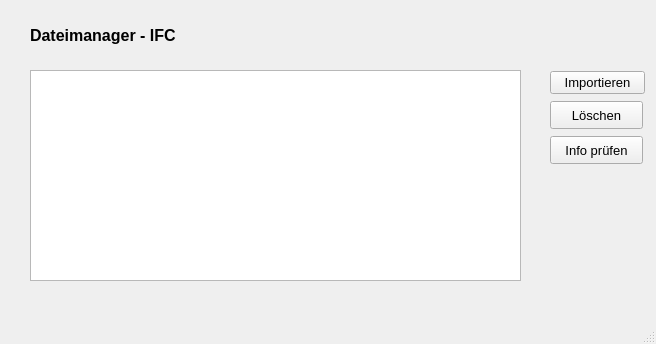
<?xml version="1.0" encoding="UTF-8"?>
<ui version="4.0">
 <class>ifcManagementWindow</class>
 <widget class="QMainWindow" name="ifcManagementWindow">
  <property name="geometry">
   <rect>
    <x>0</x>
    <y>0</y>
    <width>656</width>
    <height>344</height>
   </rect>
  </property>
  <property name="windowTitle">
   <string>Manage IFC Window</string>
  </property>
  <widget class="QWidget" name="centralwidget">
   <widget class="CustomListWidget" name="list_ifc">
    <property name="geometry">
     <rect>
      <x>30</x>
      <y>70</y>
      <width>491</width>
      <height>211</height>
     </rect>
    </property>
   </widget>
   <widget class="QLabel" name="lbl_BIMModels_title">
    <property name="geometry">
     <rect>
      <x>30</x>
      <y>20</y>
      <width>181</width>
      <height>31</height>
     </rect>
    </property>
    <property name="font">
     <font>
      <family>Arial</family>
      <pointsize>12</pointsize>
      <weight>75</weight>
      <bold>true</bold>
     </font>
    </property>
    <property name="text">
     <string>Dateimanager - IFC</string>
    </property>
   </widget>
   <widget class="QWidget" name="layoutWidget">
    <property name="geometry">
     <rect>
      <x>550</x>
      <y>70</y>
      <width>95</width>
      <height>98</height>
     </rect>
    </property>
    <layout class="QVBoxLayout" name="verticalLayout">
     <item>
      <widget class="QPushButton" name="btn_import_ifc">
       <property name="font">
        <font>
         <pointsize>10</pointsize>
        </font>
       </property>
       <property name="text">
        <string>Importieren</string>
       </property>
      </widget>
     </item>
     <item>
      <widget class="QPushButton" name="btn_delete_ifc">
       <property name="minimumSize">
        <size>
         <width>93</width>
         <height>28</height>
        </size>
       </property>
       <property name="maximumSize">
        <size>
         <width>93</width>
         <height>28</height>
        </size>
       </property>
       <property name="font">
        <font>
         <pointsize>10</pointsize>
        </font>
       </property>
       <property name="text">
        <string>Löschen</string>
       </property>
      </widget>
     </item>
     <item>
      <widget class="QPushButton" name="btn_check_ifc">
       <property name="minimumSize">
        <size>
         <width>93</width>
         <height>28</height>
        </size>
       </property>
       <property name="maximumSize">
        <size>
         <width>93</width>
         <height>28</height>
        </size>
       </property>
       <property name="font">
        <font>
         <pointsize>10</pointsize>
        </font>
       </property>
       <property name="text">
        <string>Info prüfen</string>
       </property>
      </widget>
     </item>
    </layout>
   </widget>
  </widget>
  <widget class="QStatusBar" name="statusbar"/>
 </widget>
 <customwidgets>
  <customwidget>
   <class>CustomListWidget</class>
   <extends>QListView</extends>
   <header location="global">myWidgets.h</header>
  </customwidget>
 </customwidgets>
 <resources/>
 <connections/>
</ui>
